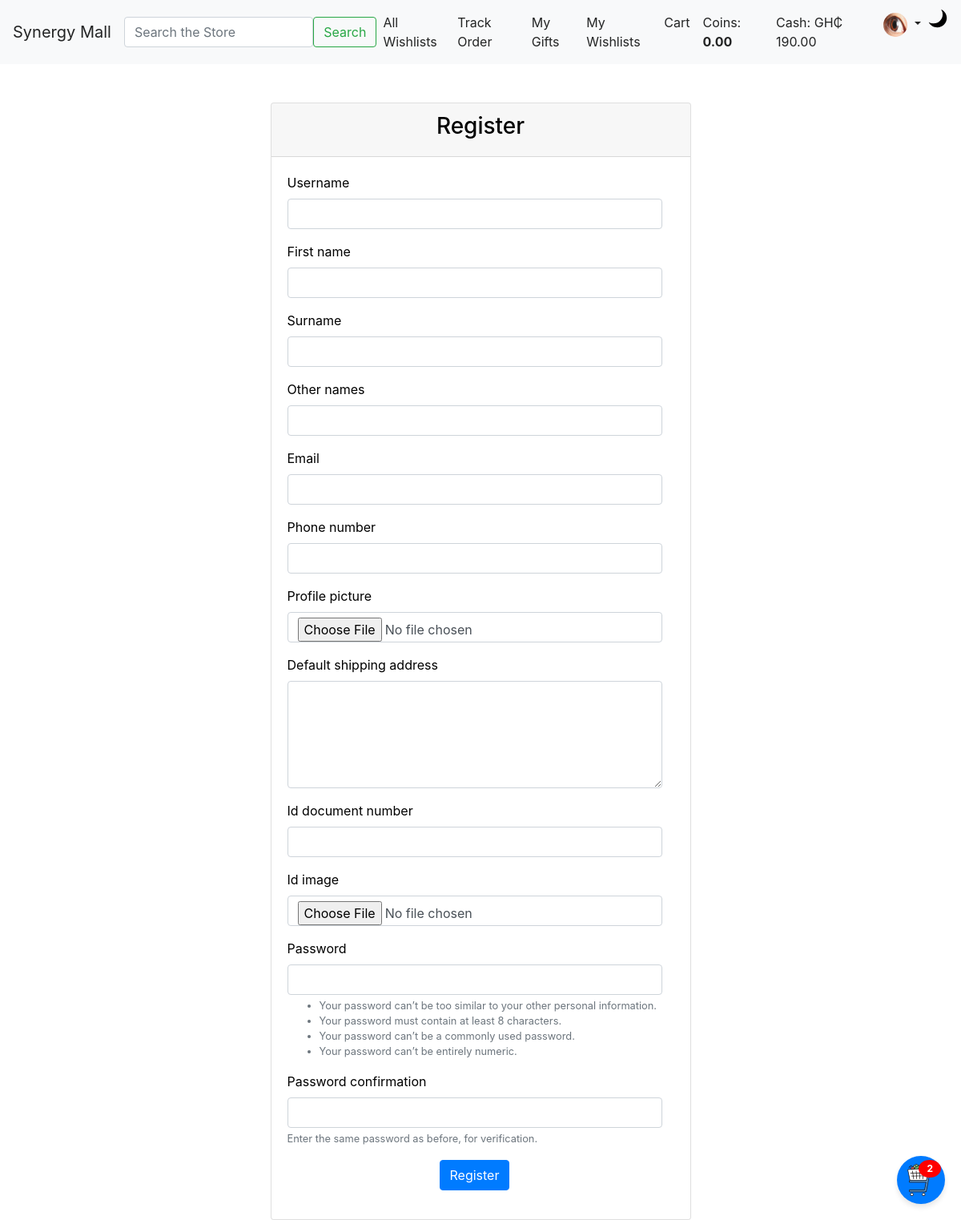
The app's page /user_register/ (signed in), older data.
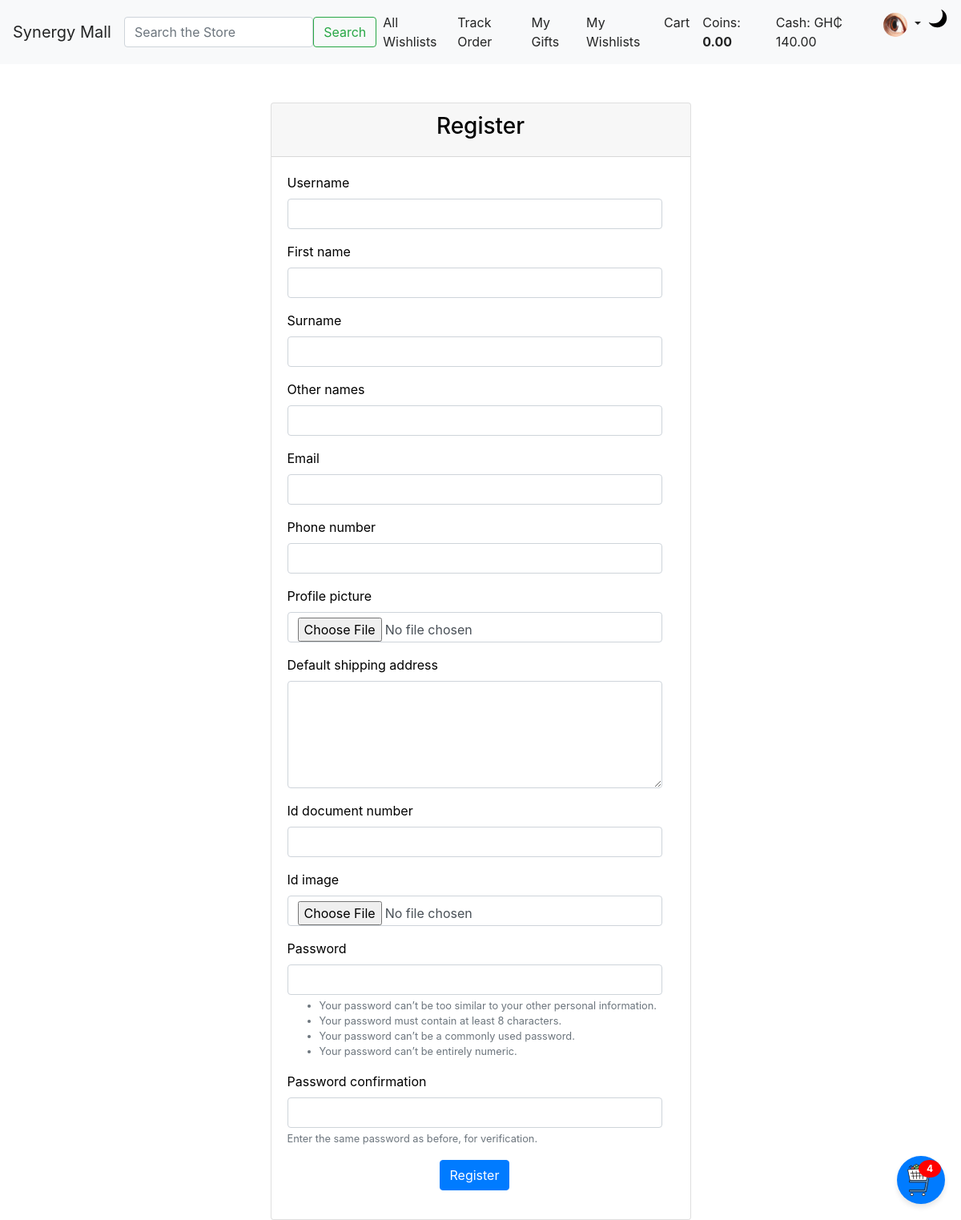
The same page, newer data.
### users/models.py (models this page shows, shortened)
class User(AbstractBaseUser, PermissionsMixin):
    ROLE_CHOICES = (
        ('vendor', 'Vendor'),
        ('regular', 'RegularUser'),
        ('marketer', 'Marketer'),
        ('manager', 'Manager'),
    )
    username = models.CharField(max_length=50, blank=False, null=False, unique=True)
    email = models.EmailField(unique=True)
    first_name = models.CharField(max_length=50)
    surname = models.CharField(max_length=50)
    other_names = models.CharField(max_length=100, blank=True, null=True)
    phone_number = models.CharField(max_length=15, unique=True)
    profile_picture = models.ImageField(upload_to='profile_pictures/', blank=True, null=True)
    id_document_number = models.CharField(max_length=100, blank=True, null=True)
    id_image = models.ImageField(upload_to='identification_images/', blank=True, null=True)
    default_shipping_address = models.TextField(max_length=400, blank=True, null=True)
    cash = models.DecimalField(max_digits=12, decimal_places=2, default=0.00)  # Wallet/cash balance
    role = models.CharField(max_length=10, choices=ROLE_CHOICES)
    is_active = models.BooleanField(default=True)
    is_staff = models.BooleanField(default=False)
    date_joined = models.DateTimeField(default=timezone.now)
    groups = models.ManyToManyField(
        Group,
        related_name='custom_user_groups',  # Adding related_name
        blank=True,
        help_text='The groups this user belongs to.',
        verbose_name='groups',
    )
    user_permissions = models.ManyToManyField(
        Permission,
        related_name='custom_user_permissions',  # Adding related_name
        blank=True,
        help_text='Specific permissions for this user.',
        verbose_name='user permissions',
    )
    objects = UserManager()
    USERNAME_FIELD = 'email'
    REQUIRED_FIELDS = []

### users/views.py (the view)
# urls.py: path('user_register/', views.user_register, name='user_register'),
def user_register(request):
    if request.method == 'POST':
        form = UserRegistrationForm(request.POST, request.FILES)
        if form.is_valid():
            user = form.save(commit=False)
            user.role = 'regular'
            form.save()
            return redirect('custom_login')
    else:
        form = UserRegistrationForm()  # Only RegularUser form
    return render(request, 'users/register.html', {'form': form})

### users/forms.py (shortened to what this page needs)
class UserRegistrationForm(UserCreationForm):
    class Meta:
        model = User
        fields = ['username', 'first_name', 'surname', 'other_names', 'email', 'phone_number', 'profile_picture',
                  'default_shipping_address', 'id_document_number', 'id_image', 'password1', 'password2']
        widgets = {
            'username': forms.TextInput(attrs={'class': 'form-control'}),
            'first_name': forms.TextInput(attrs={'class': 'form-control'}),
            'surname': forms.TextInput(attrs={'class': 'form-control'}),
            'other_names': forms.TextInput(attrs={'class': 'form-control'}),
            'email': forms.EmailInput(attrs={'class': 'form-control'}),
            'phone_number': forms.TextInput(attrs={'class': 'form-control'}),
            'default_shipping_address': forms.Textarea(attrs={'class': 'form-control', 'rows': 5}),
            'id_document_number': forms.TextInput(attrs={'class': 'form-control'}),
            'id_image': forms.FileInput(attrs={'class': 'form-control'}),
            'password1': forms.PasswordInput(attrs={'class': 'form-control'}),
            'password2': forms.PasswordInput(attrs={'class': 'form-control'}),
        }

### users/templates/users/register.html (shortened to what this page needs)
{% extends 'base.html' %}
{% load widget_tweaks %}
{% block content %}
<div class="container mt-5">
    <div class="row justify-content-center">
        <div class="col-md-6">
            <div class="card">
                <div class="card-header">
                    <h3 class="text-center">Register</h3>
                </div>
                <div class="card-body">
                    <form method="post" enctype="multipart/form-data">
                        {% for field in form %}
                            <div class="form-group mb-3">
                                <label for="{{ field.id_for_label }}">{{ field.label }}</label>
                                {{ field|add_class:"form-control"|add_error_class:"is-invalid" }}
                                {% if field.help_text %}
                                    <small class="form-text text-muted">{{ field.help_text }}</small>
                                {% endif %}
                            </div>
                        {% endfor %}
                        <div class="form-group text-center">
                            <button type="submit" class="btn btn-primary">Register</button>
                        </div>
                    </form>
                </div>
            </div>
        </div>
    </div>
</div>
{% endblock %}

### SYNERGY/templates/base.html (shortened to what the changed rows need)
<!DOCTYPE html>
<html lang="en">
<head>
    {% load static %}
    <link href="https://stackpath.bootstrapcdn.com/bootstrap/4.5.2/css/bootstrap.min.css" rel="stylesheet">
    {% load static %}
    <link rel="stylesheet" href="{% static 'css/styles.css' %}">
    <link href="https://cdnjs.cloudflare.com/ajax/libs/font-awesome/6.0.0-beta3/css/all.min.css" rel="stylesheet">
</head>
<body class="theme-light">
    <nav class="navbar navbar-expand-lg navbar-light sticky-top">
        <div class="collapse navbar-collapse" id="navbarNav">
            <ul class="navbar-nav ml-auto">
                {% if user.is_authenticated %}
                    {% if request.user.role == 'vendor' %}
                        <li class="nav-item">
                            <a class="nav-link" href="{% url 'add_product' %}">Add Product</a>
                        </li>
                        <li class="nav-item">
                            <a class="nav-link" href="{% url 'product_list' %}">My Products</a>
                        </li>
                        <li class="nav-item">
                            <a class="nav-link" href="#">My Dashboard</a>
                        </li>
                        <li class="nav-item">
                            <a class="nav-link" href="{% url 'vendor_orders' %}">Pending Orders</a>
                        </li>
                    {% else %}
                        <li class="nav-item">
                            <a class="nav-link" href="{% url 'received_gifts' %}">My Gifts</a>
                        </li>
                        <li class="nav-item">
                            <a class="nav-link" href="{% url 'my_wishlists' %}">My Wishlists</a>
                        </li>
                        <li class="nav-item">
                            <a class="nav-link" href="{% url 'view_cart' %}">Cart</a>
                        </li>
                        <li class="nav-item">
                            <span class="nav-link">
                                Coins: <strong>{{ user.coin_account.total_coins|default:"0.00" }}</strong>
                            </span>
                        </li>
                        <li class="nav-item">
                            <span class="nav-link">Cash: GH₵ {{ user.cash|floatformat:2 }}</span>
                        </li>
                    {% endif %}
                    <li class="nav-item dropdown">
                        <a class="nav-link dropdown-toggle" href="#" id="navbarDropdown" role="button" data-toggle="dropdown" aria-haspopup="true" aria-expanded="false">
                            {% if user.profile_picture %}
                                <img src="{{ user.profile_picture.url }}" alt="{{ user.username }}'s profile picture" class="rounded-circle" width="30" height="30">
                            {% else %}
                                <img src="{{ STATIC_URL }}/default-profile.svg" alt="Profile Picture" class="rounded-circle" width="30" height="30">
                            {% endif %}
                        </a>
                    </li>
                {% endif %}
            </ul>
        </div>
    </nav>
    <div id="floating-cart" style="position: fixed; bottom: 20px; right: 20px; z-index: 1000;">
        <button class="btn btn-primary rounded-circle" data-toggle="modal" data-target="#cartModal"
                style="width: 60px; height: 60px; display: flex; align-items: center; justify-content: center; position: relative;">
            <img src="{% static 'images/cart.svg' %}" alt="Cart Icon" width="40" height="40">
            {% if cart_items_count > 0 %}
                <span class="badge badge-danger" style="position: absolute; top: 5px; right: 5px; border-radius: 50%; padding: 5px 10px; font-size: 12px;">
                    {{ cart_items_count }}
                </span>
            {% endif %}
        </button>
    </div>
</body>
</html>

Row changes from the older to the newer data that the page shows:
changed User: cash "190.00" → "140.00"
Text that changed along with them:
{{ cart_items_count }}: "2" → "4"
